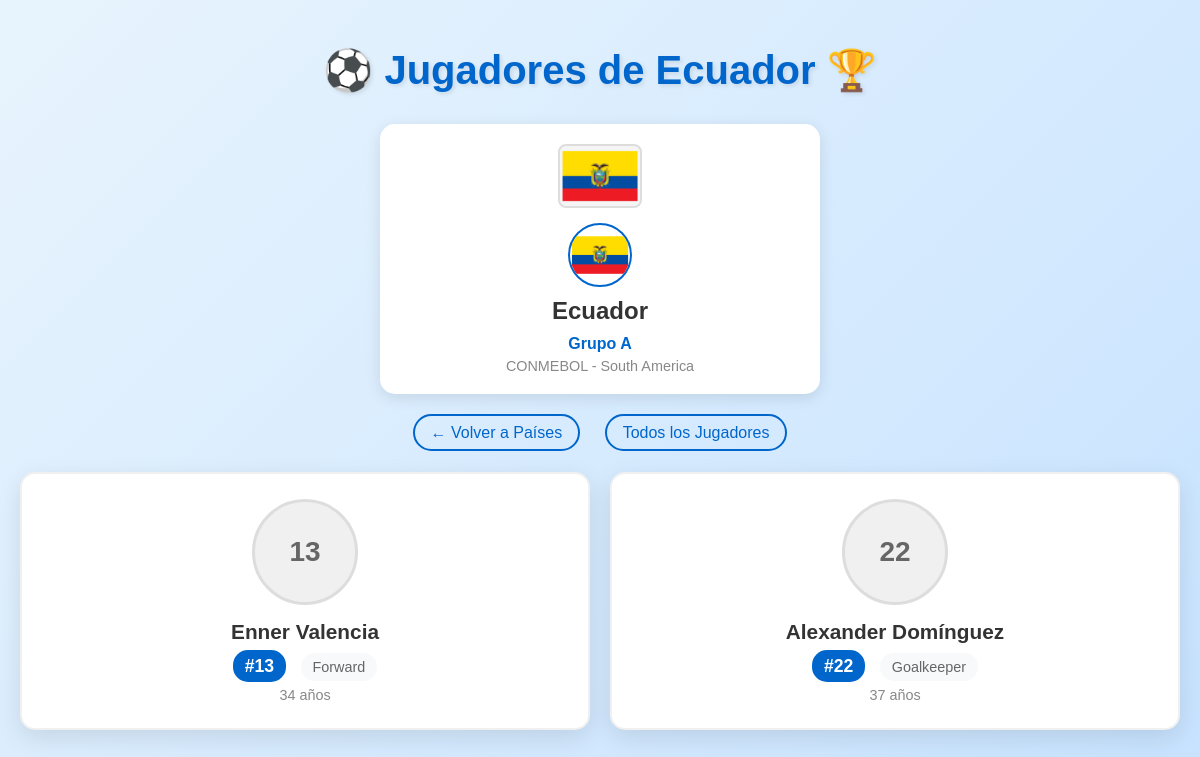
/country/EC/players/, run on the app's committed database.
### app_panini/models.py (models this page shows, shortened)
class Country(models.Model):
    CONFEDERATION_CHOICES = [
        ('UEFA', 'UEFA - Europe'),
        ('CONMEBOL', 'CONMEBOL - South America'),
        ('CONCACAF', 'CONCACAF - North America'),
        ('CAF', 'CAF - Africa'),
        ('AFC', 'AFC - Asia'),
        ('OFC', 'OFC - Oceania'),
    ]
    name = models.CharField(max_length=100, unique=True)
    code = models.CharField(max_length=2, unique=True)  # ISO 2-letter country code
    confederation = models.CharField(max_length=10, choices=CONFEDERATION_CHOICES)
    flag_image = models.ImageField(upload_to='flags/', blank=True, null=True)
    created_at = models.DateTimeField(auto_now_add=True)
    class Meta:
        verbose_name_plural = "Countries"
        ordering = ['name']

class Team(models.Model):
    GROUP_CHOICES = [
        ('A', 'Group A'), ('B', 'Group B'), ('C', 'Group C'),
        ('D', 'Group D'), ('E', 'Group E'), ('F', 'Group F'),
        ('G', 'Group G'), ('H', 'Group H'), ('I', 'Group I'),
        ('J', 'Group J'), ('K', 'Group K'), ('L', 'Group L'),
    ]
    name = models.CharField(max_length=100)
    country = models.OneToOneField(Country, on_delete=models.CASCADE, related_name='team')
    group = models.CharField(max_length=1, choices=GROUP_CHOICES)
    badge_image = models.ImageField(upload_to='badges/', blank=True, null=True)
    ranking = models.IntegerField(default=0)
    created_at = models.DateTimeField(auto_now_add=True)
    class Meta:
        ordering = ['group', 'name']

class Player(models.Model):
    POSITION_CHOICES = [
        ('GK', 'Goalkeeper'),
        ('DEF', 'Defender'),
        ('MID', 'Midfielder'),
        ('FWD', 'Forward'),
    ]
    name = models.CharField(max_length=100)
    team = models.ForeignKey(Team, on_delete=models.CASCADE, related_name='players')
    position = models.CharField(max_length=3, choices=POSITION_CHOICES)
    jersey_number = models.IntegerField()
    age = models.IntegerField(blank=True, null=True)
    player_image = models.ImageField(upload_to='players/', blank=True, null=True)
    created_at = models.DateTimeField(auto_now_add=True)
    class Meta:
        ordering = ['team', 'jersey_number']
        unique_together = ['team', 'jersey_number']

### app_panini/views.py (the view)
# urls.py: path('country/<str:country_code>/players/', views.country_players_view, name='country_players'),
def country_players_view(request, country_code):
    country = get_object_or_404(Country, code=country_code)
    team = getattr(country, 'team', None)
    players = team.players.all() if team else []
    context = {
        'country': country,
        'team': team,
        'players': players,
        'title': f'Jugadores de {country.name}'
    }
    return render(request, 'app_panini/country_players.html', context)

### app_panini/templates/app_panini/country_players.html (shortened to what this page needs)
<!DOCTYPE html>
<html lang="es">
<head>
</head>
<body>
    <div class="header">
        <h1><span class="emoji">⚽</span> {{ title }} <span class="emoji">🏆</span></h1>
    </div>
    <div class="country-info">
        {% if country.flag_image %}
            <img src="{{ country.flag_image.url }}"
                 alt="{{ country.name }} flag"
                 class="country-flag"
                 loading="lazy">
        {% else %}
            <div class="country-flag placeholder">
                {{ country.code }}
            </div>
        {% endif %}
        {% if team and team.badge_image %}
            <img src="{{ team.badge_image.url }}"
                 alt="{{ team.name }} badge"
                 class="team-badge"
                 loading="lazy">
        {% endif %}
        <h2 style="margin: 10px 0; color: #333;">{{ country.name }}</h2>
        {% if team %}
            <div style="color: #0066cc; font-weight: bold;">Grupo {{ team.group }}</div>
            <div style="color: #888; font-size: 0.9em; margin-top: 5px;">{{ country.get_confederation_display }}</div>
        {% endif %}
    </div>
    <div class="nav-links">
        <a href="{% url 'app_panini:countries' %}">← Volver a Países</a>
        <a href="{% url 'app_panini:players' %}">Todos los Jugadores</a>
    </div>
    <div class="players-grid">
        {% for player in players %}
        <div class="player-card">
            {% if player.player_image %}
                <img src="{{ player.player_image.url }}"
                     alt="{{ player.name }}"
                     class="player-image"
                     loading="lazy">
            {% else %}
                <div class="player-image placeholder">
                    {{ player.jersey_number }}
                </div>
            {% endif %}
            <div class="player-name">{{ player.name }}</div>
            <div class="player-info">
                <span class="jersey-number">#{{ player.jersey_number }}</span>
                <span class="position">{{ player.get_position_display }}</span>
            </div>
            {% if player.age %}
            <div class="player-age">{{ player.age }} años</div>
            {% endif %}
        </div>
        {% empty %}
        <div class="no-players">
            <h3>No hay jugadores registrados</h3>
            <p>Este equipo aún no tiene jugadores cargados en el sistema.</p>
            <p>Puedes agregar jugadores desde el <a href="/admin/" style="color: #0066cc;">panel de administración</a>.</p>
        </div>
        {% endfor %}
    </div>
</body>
</html>

### app_panini/templates/app_panini/country_players.html (style rules this page uses)
body { font-family: 'Arial', sans-serif; margin: 0; padding: 20px; background: linear-gradient(135deg, #e8f4fd 0%, #c6e2ff 100%); min-height: 100vh; }
.header { text-align: center; margin-bottom: 30px; }
.header h1 { color: #0066cc; font-size: 2.5em; margin-bottom: 10px; text-shadow: 2px 2px 4px rgba(0,0,0,0.1); }
.country-info { text-align: center; margin-bottom: 30px; background: white; padding: 20px; border-radius: 15px; max-width: 400px; margin: 0 auto 30px; box-shadow: 0 4px 15px rgba(0,0,0,0.1); }
.country-flag { width: 80px; height: 60px; object-fit: cover; border-radius: 8px; margin: 0 auto 15px; display: block; border: 2px solid #ddd; background: #f5f5f5; }
.nav-links { text-align: center; margin-bottom: 30px; }
.nav-links a { color: #0066cc; text-decoration: none; margin: 0 10px; padding: 8px 16px; border: 2px solid #0066cc; border-radius: 20px; transition: all 0.3s ease; }
.players-grid { display: grid; grid-template-columns: repeat(auto-fit, minmax(280px, 1fr)); gap: 20px; max-width: 1200px; margin: 0 auto; }
.player-card { background: white; border-radius: 15px; padding: 25px; box-shadow: 0 8px 25px rgba(0,0,0,0.1); transition: transform 0.3s ease, box-shadow 0.3s ease; border: 2px solid #f0f0f0; }
.player-image { width: 100px; height: 100px; object-fit: cover; border-radius: 50%; margin: 0 auto 15px; display: block; border: 3px solid #0066cc; background: #f5f5f5; }
.player-image.placeholder { width: 100px; height: 100px; background: #f0f0f0; border: 3px solid #ddd; border-radius: 50%; display: flex; align-items: center; justify-content: center; margin: 0 auto 15px; color: #666; font-weight: bold; font-size: 28px; }
.player-name { font-size: 1.3em; font-weight: bold; color: #333; text-align: center; margin-bottom: 12px; }
.player-info { text-align: center; margin-bottom: 10px; }
.jersey-number { background: #0066cc; color: white; padding: 6px 12px; border-radius: 15px; font-weight: bold; margin-right: 10px; font-size: 1.1em; }
.position { background: #f8f9fa; padding: 6px 12px; border-radius: 15px; color: #666; font-size: 0.9em; }
.player-age { text-align: center; color: #888; font-size: 0.9em; margin-top: 8px; }
.team-badge { width: 60px; height: 60px; object-fit: cover; border-radius: 50%; margin: 0 auto 10px; display: block; border: 2px solid #0066cc; }

### data on the page
Country: flag_image (picture), name "Ecuador", confederation "CONMEBOL - South America"
Team: badge_image (picture), group "A"
Player: jersey_number "13", name "Enner Valencia", position "Forward", age "34"
Player: jersey_number "22", name "Alexander Domínguez", position "Goalkeeper", age "37"

### other printed values
{{ title }} "Jugadores de Ecuador"
